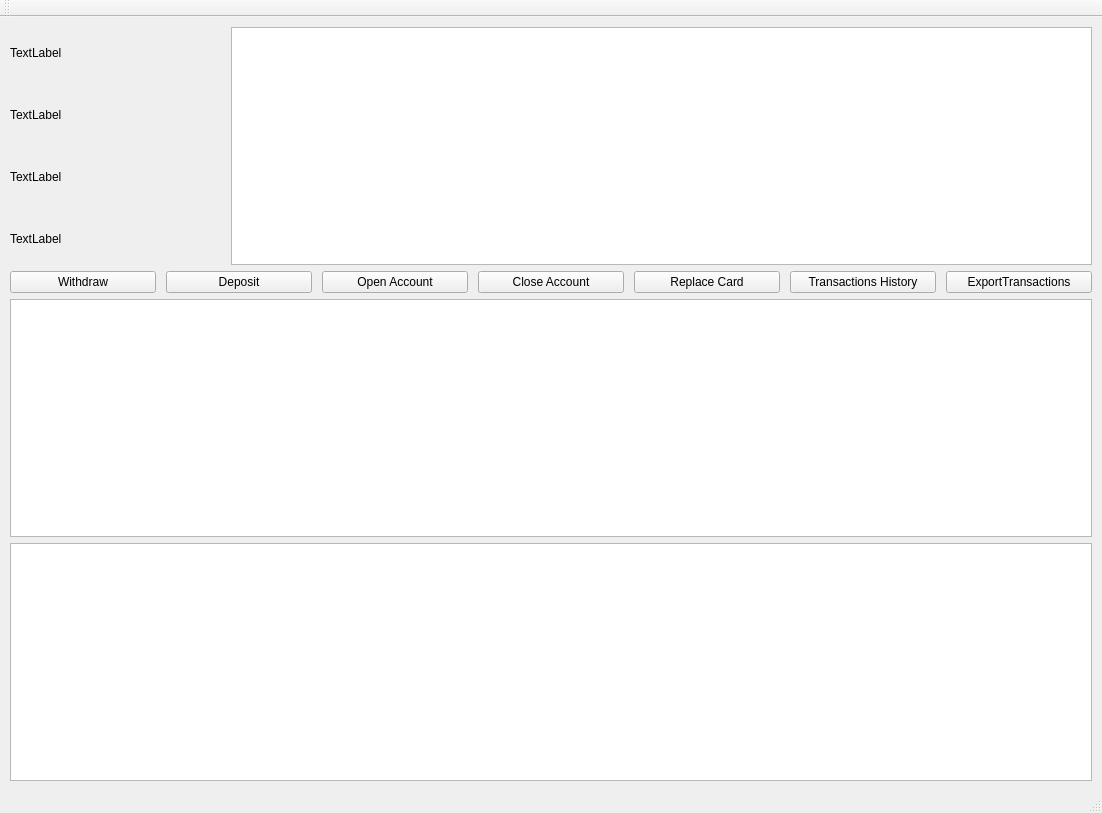
<?xml version="1.0" encoding="UTF-8"?>
<ui version="4.0">
 <class>MainWindow</class>
 <widget class="QMainWindow" name="MainWindow">
  <property name="geometry">
   <rect>
    <x>0</x>
    <y>0</y>
    <width>1102</width>
    <height>813</height>
   </rect>
  </property>
  <property name="windowTitle">
   <string>MainWindow</string>
  </property>
  <widget class="QWidget" name="centralwidget">
   <property name="sizePolicy">
    <sizepolicy hsizetype="Fixed" vsizetype="Preferred">
     <horstretch>0</horstretch>
     <verstretch>0</verstretch>
    </sizepolicy>
   </property>
   <layout class="QVBoxLayout" name="verticalLayout_2">
    <property name="leftMargin">
     <number>10</number>
    </property>
    <property name="topMargin">
     <number>10</number>
    </property>
    <property name="rightMargin">
     <number>10</number>
    </property>
    <property name="bottomMargin">
     <number>10</number>
    </property>
    <item>
     <layout class="QHBoxLayout" name="horizontalLayout" stretch="1,4">
      <item>
       <layout class="QVBoxLayout" name="customerInfoPanel" stretch="0,0,0,0">
        <property name="spacing">
         <number>10</number>
        </property>
        <item>
         <widget class="QLabel" name="nameLabel">
          <property name="text">
           <string>TextLabel</string>
          </property>
         </widget>
        </item>
        <item>
         <widget class="QLabel" name="emailLabel">
          <property name="text">
           <string>TextLabel</string>
          </property>
         </widget>
        </item>
        <item>
         <widget class="QLabel" name="addressLabel">
          <property name="enabled">
           <bool>true</bool>
          </property>
          <property name="text">
           <string>TextLabel</string>
          </property>
          <property name="textFormat">
           <enum>Qt::TextFormat::PlainText</enum>
          </property>
         </widget>
        </item>
        <item>
         <widget class="QLabel" name="ageLabel">
          <property name="text">
           <string>TextLabel</string>
          </property>
         </widget>
        </item>
       </layout>
      </item>
      <item>
       <widget class="QTableWidget" name="tableAccounts">
        <attribute name="horizontalHeaderStretchLastSection">
         <bool>true</bool>
        </attribute>
       </widget>
      </item>
     </layout>
    </item>
    <item>
     <layout class="QHBoxLayout" name="horizontalLayout_3">
      <property name="spacing">
       <number>10</number>
      </property>
      <item>
       <widget class="QPushButton" name="withdrawButton">
        <property name="text">
         <string>Withdraw</string>
        </property>
       </widget>
      </item>
      <item>
       <widget class="QPushButton" name="depositButton">
        <property name="text">
         <string>Deposit</string>
        </property>
       </widget>
      </item>
      <item>
       <widget class="QPushButton" name="addAccountButton">
        <property name="text">
         <string>Open Account</string>
        </property>
       </widget>
      </item>
      <item>
       <widget class="QPushButton" name="closeAccountButton">
        <property name="text">
         <string>Close Account</string>
        </property>
       </widget>
      </item>
      <item>
       <widget class="QPushButton" name="replaceCardButton">
        <property name="text">
         <string>Replace Card</string>
        </property>
       </widget>
      </item>
      <item>
       <widget class="QPushButton" name="showTransactionsButton">
        <property name="text">
         <string>Transactions History</string>
        </property>
       </widget>
      </item>
      <item>
       <widget class="QPushButton" name="exportTransactionsButton">
        <property name="text">
         <string>ExportTransactions</string>
        </property>
       </widget>
      </item>
     </layout>
    </item>
    <item>
     <widget class="QListWidget" name="transactionList">
      <property name="resizeMode">
       <enum>QListView::ResizeMode::Fixed</enum>
      </property>
     </widget>
    </item>
    <item>
     <widget class="QListWidget" name="cardListWidget"/>
    </item>
   </layout>
  </widget>
  <widget class="QStatusBar" name="statusbar"/>
  <widget class="QToolBar" name="toolBar">
   <property name="windowTitle">
    <string>toolBar</string>
   </property>
   <attribute name="toolBarArea">
    <enum>TopToolBarArea</enum>
   </attribute>
   <attribute name="toolBarBreak">
    <bool>false</bool>
   </attribute>
  </widget>
 </widget>
 <resources/>
 <connections/>
</ui>
